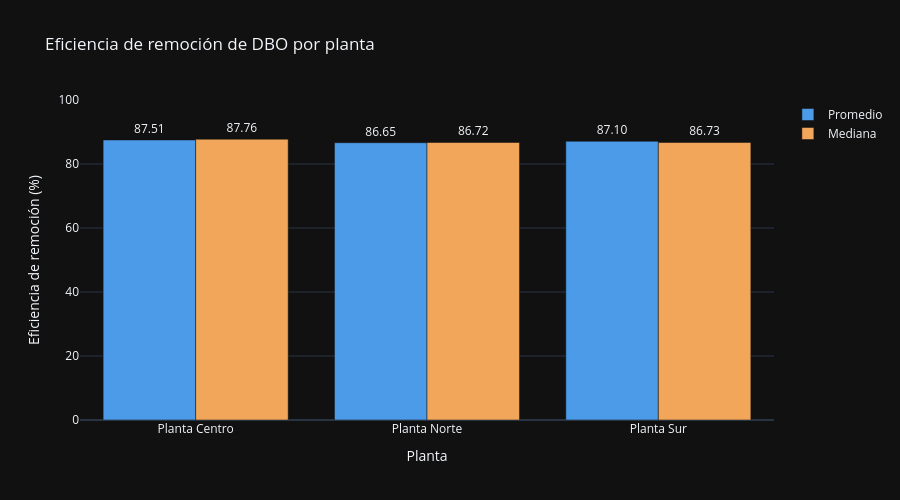

Source (notebook cell):
### Markdown cell above
### 4.1 Comparación inicial

La cantidad de registros no es igual entre plantas: Centro contiene 75 observaciones, Norte 71 y Sur 54. Por esta razón, las comparaciones se basan en promedios, medianas y proporciones, mientras que los tamaños muestrales se conservan para interpretar el respaldo de cada estimación.

Las eficiencias promedio de remoción son cercanas. Planta Centro presenta el mayor valor observado, con 87,51 %, y Planta Norte el menor, con 86,65 %. Esta diferencia es inferior a un punto porcentual y no permite afirmar por sí sola que una instalación funciona mejor que otra.

Las tres plantas registran una DBO de salida promedio próxima a 36 mg/L. Sin embargo, las proporciones de cumplimiento registrado varían desde 16,90 % en Planta Norte hasta 29,63 % en Planta Sur. Estos resúmenes no permiten reconstruir la regla utilizada para clasificar el cumplimiento, por lo que esta variable se analizará como una etiqueta incluida en el dataset y no como una verificación normativa.

### Code cell
comparacion_eficiencia = resumen_por_planta.melt(
    id_vars="planta",
    value_vars=[
        "eficiencia_promedio_pct",
        "eficiencia_mediana_pct"
    ],
    var_name="medida",
    value_name="eficiencia_pct"
)

comparacion_eficiencia["medida"] = (
    comparacion_eficiencia["medida"]
    .replace({
        "eficiencia_promedio_pct": "Promedio",
        "eficiencia_mediana_pct": "Mediana"
    })
)

fig_eficiencia = px.bar(
    comparacion_eficiencia,
    x="planta",
    y="eficiencia_pct",
    color="medida",
    barmode="group",
    text_auto=".2f",
    title="Eficiencia de remoción de DBO por planta",
    labels={
        "planta": "Planta",
        "eficiencia_pct": "Eficiencia de remoción (%)",
        "medida": "Medida"
    },
    color_discrete_map={
        "Promedio": "#4C9BE8",
        "Mediana": "#F2A65A"
    },
    template="plotly_dark"
)

fig_eficiencia.update_traces(
    textposition="outside",
    cliponaxis=False
)

fig_eficiencia.update_yaxes(
    range=[0, 100]
)

fig_eficiencia.update_layout(
    height=500,
    legend_title_text=""
)

fig_eficiencia.show()

### Figure 1 — Plotly figure (JSON) as saved in the notebook; plotly's stock layout.template omitted (floating-point values rounded to 4 significant figures)
{"data": [{"alignmentgroup": "True", "cliponaxis": false, "hovertemplate": "Medida=Promedio<br>Planta=%{x}<br>Eficiencia de remoción (%)=%{y}<extra></extra>", "legendgroup": "Promedio", "marker": {"color": "#4C9BE8", "pattern": {"shape": ""}}, "name": "Promedio", "offsetgroup": "Promedio", "orientation": "v", "showlegend": true, "textposition": "outside", "texttemplate": "%{y:.2f}", "type": "bar", "x": ["Planta Centro", "Planta Norte", "Planta Sur"], "xaxis": "x", "y": [87.51, 86.65, 87.1], "yaxis": "y"}, {"alignmentgroup": "True", "cliponaxis": false, "hovertemplate": "Medida=Mediana<br>Planta=%{x}<br>Eficiencia de remoción (%)=%{y}<extra></extra>", "legendgroup": "Mediana", "marker": {"color": "#F2A65A", "pattern": {"shape": ""}}, "name": "Mediana", "offsetgroup": "Mediana", "orientation": "v", "showlegend": true, "textposition": "outside", "texttemplate": "%{y:.2f}", "type": "bar", "x": ["Planta Centro", "Planta Norte", "Planta Sur"], "xaxis": "x", "y": [87.76, 86.72, 86.73], "yaxis": "y"}], "layout": {"barmode": "group", "height": 500, "legend": {"title": {"text": ""}, "tracegroupgap": 0}, "title": {"text": "Eficiencia de remoción de DBO por planta"}, "xaxis": {"anchor": "y", "domain": [0, 1], "title": {"text": "Planta"}}, "yaxis": {"anchor": "x", "domain": [0, 1], "range": [0, 100], "title": {"text": "Eficiencia de remoción (%)"}}}}
